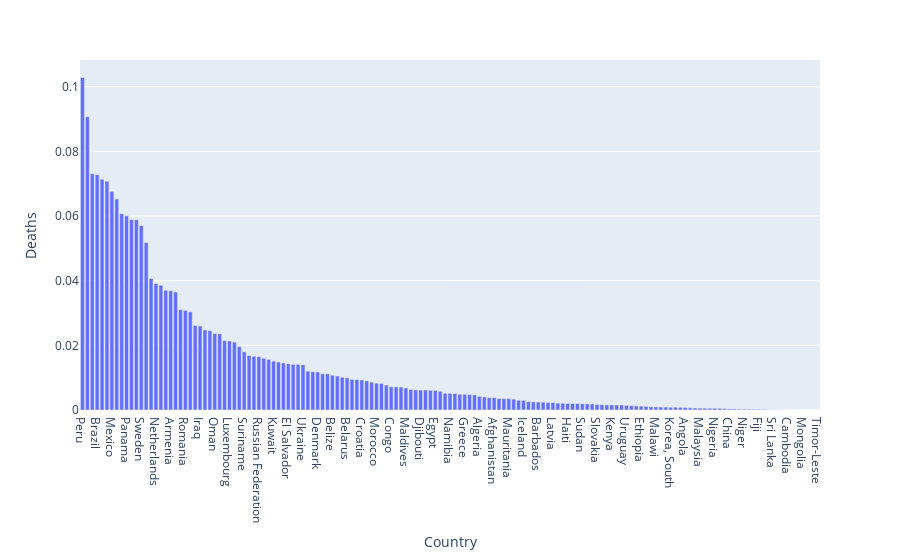

Here is the notebook cell this chart was saved with:
### Code cell
# Distributions
fig = px.bar(kg_df, x = "Country", y ="Deaths").update_xaxes(categoryorder="total descending")
fig.show()

### Figure 1 — Plotly figure (JSON) as saved in the notebook; plotly's stock layout.template omitted (floating-point values rounded to 4 significant figures; data arrays with more than 128 entries replaced by an {"elided": "..."} marker saying what was removed)
{"data": [{"alignmentgroup": "True", "hovertemplate": "Country=%{x}<br>Deaths=%{y}<extra></extra>", "legendgroup": "", "marker": {"color": "#636efa"}, "name": "", "offsetgroup": "", "orientation": "v", "showlegend": false, "textposition": "auto", "type": "bar", "x": {"elided": "151 str values"}, "xaxis": "x", "y": {"elided": "151 float values"}, "yaxis": "y"}], "layout": {"barmode": "relative", "legend": {"tracegroupgap": 0}, "margin": {"t": 60}, "xaxis": {"anchor": "y", "categoryorder": "total descending", "domain": [0, 1], "title": {"text": "Country"}}, "yaxis": {"anchor": "x", "domain": [0, 1], "title": {"text": "Deaths"}}}}
